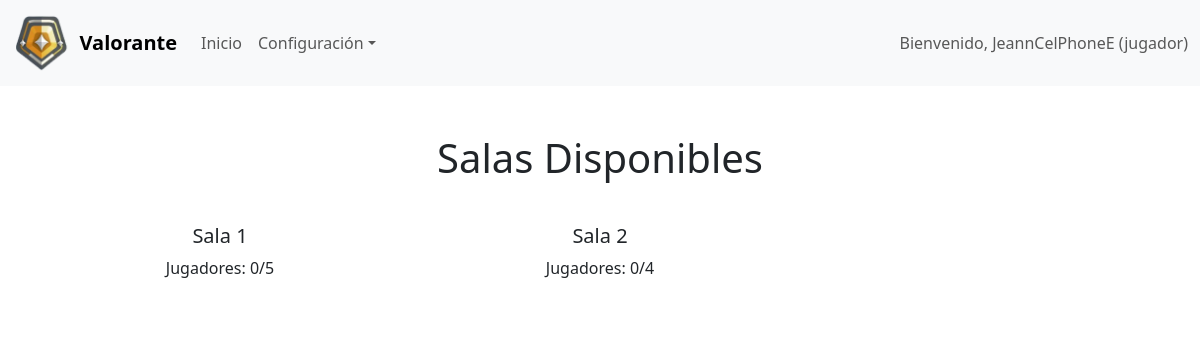
The page /jugadores/salas.php?id_mundo=1 (signed in) on the database as committed earlier.
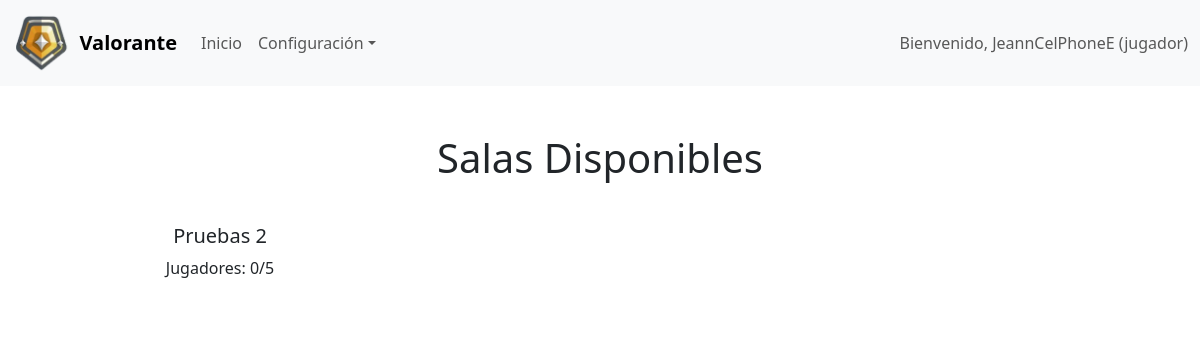
The same page on the database as committed later.
### tables this page shows
CREATE TABLE `usuarios` (
  `doc` int(11) NOT NULL,
  `nom_usu` varchar(255) NOT NULL,
  `contra` varchar(255) NOT NULL,
  `email` varchar(255) NOT NULL,
  `id_avatar` int(11) NOT NULL,
  `id_rol` int(11) NOT NULL,
  `id_estado` int(11) NOT NULL,
  `ultima_sesion` timestamp NOT NULL DEFAULT current_timestamp(),
  `create_at` timestamp NOT NULL DEFAULT current_timestamp(),
  `update_at` timestamp NOT NULL DEFAULT current_timestamp() ON UPDATE current_timestamp()
);

CREATE TABLE `roles` (
  `id_rol` int(11) NOT NULL,
  `nom_rol` varchar(255) NOT NULL
);

CREATE TABLE `salas` (
  `id_sala` int(11) NOT NULL,
  `nom_sala` varchar(255) NOT NULL,
  `jugadores_actuales` int(11) NOT NULL,
  `id_mundo` int(11) NOT NULL,
  `id_nivel` int(11) NOT NULL,
  `max_jugadores` int(11) NOT NULL,
  `id_estado_sala` int(11) NOT NULL,
  `creado_en` timestamp NOT NULL DEFAULT current_timestamp(),
  `duracion_segundos` int(11) NOT NULL,
  `id_ganador` int(11) DEFAULT NULL
);

### jugadores/salas.php (the view, shortened to what this page needs)
<?php
require_once('header.php');
$db = new Database();
$con = $db->conectar();
$id_mundo = intval($_GET['id_mundo']);
$salas = $con->query("SELECT id_sala, nom_sala, jugadores_actuales, max_jugadores FROM salas WHERE id_mundo = $id_mundo AND id_estado_sala = 1")->fetchAll(PDO::FETCH_ASSOC);
?>
<!DOCTYPE html>
<html lang="es">
<head>
</head>
<body>
    <div class="container mt-5">
        <h1 class="text-center mb-4">Salas Disponibles</h1>
        <div class="row">
            <?php foreach ($salas as $sala): ?>
                <div class="col-md-4 mb-3">
                    <div class="card sala-card" onclick="location.href='entrar_sala.php?id_sala=<?php echo $sala['id_sala']; ?>'">
                        <div class="card-body text-center">
                            <h5 class="card-title"><?php echo htmlspecialchars($sala['nom_sala']); ?></h5>
                            <p>Jugadores: <?php echo $sala['jugadores_actuales']; ?>/<?php echo $sala['max_jugadores']; ?></p>
                        </div>
                    </div>
                </div>
            <?php endforeach; ?>
        </div>
    </div>
</body>
</html>

### jugadores/header.php (shortened to what this page needs)
<?php
$conex = new Database;
$con = $conex->conectar();
$id = $_SESSION['doc'];
$sql = $con->prepare("SELECT usuarios.doc AS usuario_id, usuarios.nom_usu AS nom_usu, roles.id_rol AS rol_id, roles.nom_rol AS nom_rol, usuarios.id_estado AS id_estado FROM usuarios INNER JOIN roles ON usuarios.id_rol = roles.id_rol WHERE usuarios.doc = ? ");
$sql->execute([$id]);
$fila = $sql->fetch();
?>
<!DOCTYPE html>
<html lang="es">
<head>
    <link rel="stylesheet" href="<?php echo BASE_URL . '/css/styles.css'; ?>">
    <link href="https://cdn.jsdelivr.net/npm/bootstrap@5.3.0/dist/css/bootstrap.min.css" rel="stylesheet">
</head>
<body>
    <nav class="navbar navbar-expand-lg navbar-light bg-light">
        <div class="container-fluid">
            <a class="navbar-brand d-flex align-items-center" href="<?php echo BASE_URL . '/jugadores/index.php'; ?>">
                <img src="<?php echo BASE_URL . '/img/niveles/67c0c76017692_Gold.png'; ?>" alt="Logo" class="img-fluid" style="max-height: 60px;">
                <span class="ms-2 fw-semibold">Valorante</span>
            </a>
            <div class="collapse navbar-collapse" id="navbarContent">
                <ul class="navbar-nav me-auto mb-2 mb-lg-0">
                    <li class="nav-item"><a class="nav-link <?php echo (basename($_SERVER['PHP_SELF']) == 'index.php') ? 'active' : ''; ?>" href="<?php echo BASE_URL . '/jugadores/index.php'; ?>">Inicio</a></li>
                    <li class="nav-item dropdown">
                        <a class="nav-link dropdown-toggle <?php echo (basename($_SERVER['PHP_SELF']) == 'perfil.php') ? 'active' : ''; ?>" href="#" id="menuOpciones" role="button" data-bs-toggle="dropdown" aria-expanded="false">Configuración</a>
                    </li>
                </ul>
                <span class="navbar-text">Bienvenido, <?php echo htmlspecialchars($fila['nom_usu']); ?> (<?php echo htmlspecialchars($fila['nom_rol']); ?>)</span>
            </div>
        </div>
    </nav>
</body>

### css/styles.css (style rules this page uses)
* { margin: 0; padding: 0; box-sizing: border-box; }
body, html { font-family: Arial, sans-serif; color: #fff; height: 100%; }
.text-center { text-align: center; }

### jugadores/salas.php (style rules this page uses)
.sala-card { cursor: pointer; border: 2px solid transparent; }

Rows that differ between the two databases and show on the page:
removed salas: nom_sala "Sala 1", jugadores_actuales "0", max_jugadores "5"
removed salas: nom_sala "Sala 2", jugadores_actuales "0", max_jugadores "4"
added salas: nom_sala "Pruebas 2", jugadores_actuales "0", max_jugadores "5"
